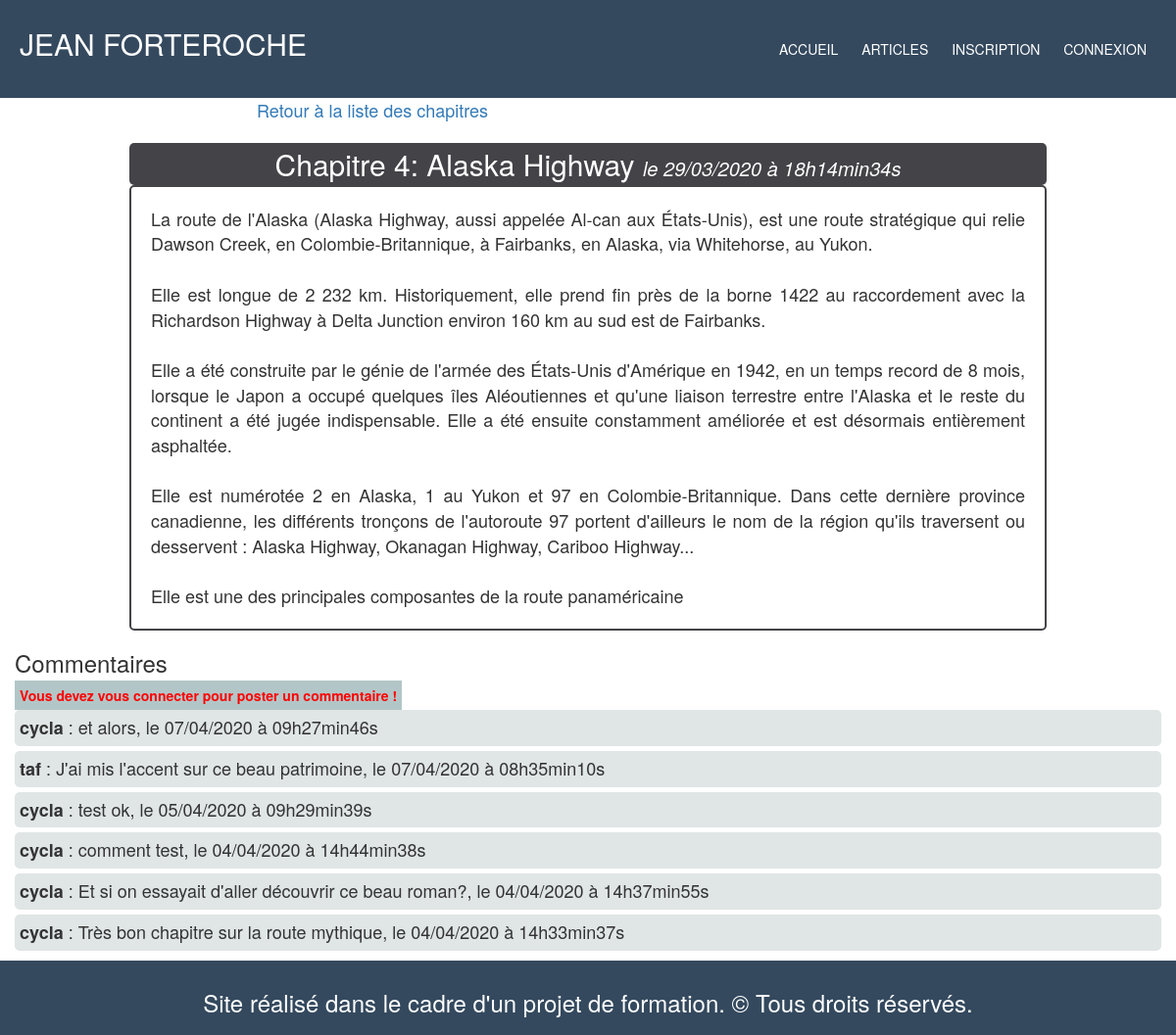
The app's page /index.php?action=chapitre&id=4 with its own data.
### tables this page shows
CREATE TABLE IF NOT EXISTS `posts` (
  `post_id` int(11) NOT NULL AUTO_INCREMENT,
  `title` varchar(255) NOT NULL,
  `content` text NOT NULL,
  `creation_date` datetime NOT NULL,
  PRIMARY KEY (`post_id`)
);

CREATE TABLE IF NOT EXISTS `comments` (
  `comment_id` int(11) NOT NULL AUTO_INCREMENT,
  `post_id` int(11) NOT NULL,
  `user_id` int(11) NOT NULL,
  `comment` text NOT NULL,
  `comment_date` datetime NOT NULL,
  `reported` tinyint(1) NOT NULL DEFAULT '0',
  PRIMARY KEY (`comment_id`),
  KEY `comments_ibfk_1` (`post_id`),
  KEY `user_id` (`user_id`)
);

CREATE TABLE IF NOT EXISTS `users` (
  `user_id` int(11) NOT NULL AUTO_INCREMENT,
  `pseudo` varchar(255) NOT NULL,
  `mail` varchar(255) NOT NULL,
  `pass` varchar(255) NOT NULL,
  `admin` tinyint(1) NOT NULL DEFAULT '0',
  PRIMARY KEY (`user_id`)
);

### controller/frontend.php (called while the page is built, shortened)
<?php
require_once('model/PostManager.php');
require_once('model/CommentManager.php');
function post()
{
    $postManager = new PostManager();
    $commentManager = new CommentManager();
    $post = $postManager->getPost($_GET['id']);
    $comments = $commentManager->getComments($_GET['id']);
    require('view/frontend/postView.php');
}

### model/PostManager.php (called while the page is built, shortened)
<?php
class PostManager extends Manager
{
    public function getPost($postId)
    {
        $db = $this->dbConnect();
        $req = $db->prepare('SELECT post_id, title, content, DATE_FORMAT(creation_date, \'%d/%m/%Y à %Hh%imin%ss\') AS creation_date_fr FROM posts WHERE post_id = ?');
        $req->execute(array($postId));
        $post = $req->fetch();
        return $post;
    }
}

### model/CommentManager.php (called while the page is built, shortened)
<?php
class CommentManager extends Manager
{
    public function getComments($postId)
    {
        $db = $this->dbConnect();
        $comments = $db->prepare('SELECT users.pseudo AS author, comments.comment AS content, DATE_FORMAT(comment_date, \'%d/%m/%Y à %Hh%imin%ss\') AS comment_date_fr FROM users INNER JOIN comments ON users.user_id = comments.user_id WHERE post_id = ? ORDER BY comment_date DESC');
        $comments->execute(array($postId));
        return $comments;
    }
}

### view/frontend/postView.php (the view, shortened to what this page needs)
        <p><a href="index.php?action=listPosts">Retour à la liste des chapitres</a></p>
        <div id="news">
            <h2>
                <?= htmlspecialchars($post['title']) ?>
                <em>le <?= $post['creation_date_fr'] ?></em>
            </h2>
            <p>
                <?= nl2br(htmlspecialchars($post['content'])) ?>
            </p>
        </div>
<h3>Commentaires</h3>
<?php if(isset($_SESSION['pseudoconnect'])): ?>
    <div id="formcomment">
        <form action="index.php?action=addComment&amp;id=<?= $post['post_id'] ?>" method="post"  >
            <textarea id="comment" name="comment" rows="10" cols="45" placeholder="Votre commentaire..."></textarea><br><br>
            <input type="submit" id="submit" value="Publier votre commentaire" class="btn btn-primary" />
        </form>
    </div>
<?php else:?>
<?php  echo "<strong style=\"color:red; background-color: #B3C6C7; width: 100%; heigth:100%; padding:5px;\">Vous devez vous connecter pour poster un commentaire !</strong>"; ?>
<?php endif; ?>
<?php
while ($comment = $comments->fetch())
    {
?>
        <div id="postcomment"><strong><?= $comment['author']?></strong>  :
        <?= nl2br(htmlspecialchars($comment['content'])) ?>, le <?= $comment['comment_date_fr'] ?><?php if(isset($_SESSION['pseudoconnect'])): ?><a href="" id="signal"> Signaler le commentaire</a><?php else:?><?php endif; ?>
        </div>
<?php
    }
?>
<?php $content = ob_get_clean(); ?>
<?php require('view/frontend/template.php'); ?>

### index.php (shortened to what this page needs)
<?php
require('controller/frontend.php');
try {
    if (isset($_GET['action'])) {
        if ($_GET['action'] == 'inscription') {
            inscription();
        }
        elseif ($_GET['action'] == 'connexion') {
            login();
        }
        elseif($_GET['action'] == 'deconnexion'){
            deconnect();
        }
        elseif ($_GET['action'] == 'redaction') {
            redaction();
        }
        elseif ($_GET['action'] == 'listPosts') {
            listPosts();
        }
        elseif ($_GET['action'] == 'chapitre') {
            if (isset($_GET['id']) && $_GET['id'] > 0 && $_GET['id'] < 100) {
                post();
            }
            else {
                throw new Exception('Aucun identifiant de billet envoyé');
            }
        }
    }
    else {
        home();
    }
}
catch(Exception $e) {
    $messages = $e->getMessage();
    echo "<div style=\"font-family:Helvetica, Arial, sans-serif; font-size:20px; text-align:center; font-weight:bold; background-color: #B3C6C7; display: flex; flex-direction: column; align-items: center; justify-content: center; height: 50%; color:red\">".$messages."</div>";
}

### view/frontend/template.php (shortened to what this page needs)
<!DOCTYPE html>
<html lang="fr">
    <head>
        <link rel="stylesheet" href="public/css/style.css" />
		<link rel="stylesheet" href="https://stackpath.bootstrapcdn.com/bootstrap/3.4.1/css/bootstrap.min.css">
    </head>
    <body>
    	<?php require("menu.php"); ?>
    	<div class="container-fluid">
        	<?= $content ?>
    	</div>
    	<?php require('footer.php'); ?>
    </body>
</html>

### view/frontend/menu.php (shortened to what this page needs)
<div id="header">
    		<h2 id="logo">jean forteroche</h2>
    		<ul id="menu">
    			<a href="index.php">Accueil</a>
                    <a href="index.php?action=listPosts">Articles</a>
                <?php if(isset($_SESSION['pseudoconnect'])): ?>
                     <label for="chk" id="hide-menu-btn">
                        <i class="fas fa-times"></i>
                      </label>
                    <a href="index.php?action=deconnexion">Déconnexion</a>
                <?php else:?>
                    <a href="index.php?action=inscription">Inscription</a>
                    <a href="index.php?action=connexion">Connexion</a>
                <?php endif; ?>
    		</ul>
</div>

### view/frontend/footer.php
<footer>
    <div>
        <h3 id="foot">Site réalisé dans le cadre d'un projet de formation. © Tous droits réservés.</h3>
    </div>
</footer>

### public/css/style.css (style rules this page uses)
body { margin: 0px; padding: 0px; font-family: 'Roboto', sans-serif; }
footer { height: auto; width: 100%; background: #34495e; padding: 10px; margin-top: 10px; color: #fff; }
h1, h2 { text-align:center; }
p { text-align:center; font-size: 18px; }
#foot { text-align: center; }
#news h2 { background-color:#434348; border-radius: 5px; padding: 5px; color:white; font-size:30px; margin-bottom:0px; }
h2 em { font-size: 20px; }
#news p { border: 2px solid #434348; border-radius: 5px; margin-top:0px; text-align: justify; font-size: 18px; padding: 20px; }
#news { width:80%; margin:auto; }
#postcomment { width: 100%; height: 100%; background: #E0E5E5; font-size: 18px; margin-top: 5px; border-radius: 5px; padding: 5px; }
a { text-decoration: none; color: blue; }
#header { height: 100px; width: 100%; background: #34495e; padding: 0 20px; color: #fff; }
#logo { line-height: 50px; float: left; text-transform: uppercase; }
#menu { float: right; line-height: 100px; }
#menu a { color: #fff; text-transform: uppercase; padding: 0 10px; transition: 0.4s; }

### records on screen
posts: title "Chapitre 4: Alaska Highway", content "La route de l'Alaska (Alaska Highway, aussi appelée Al-can aux États-Unis), est une route stratégique qui relie Dawson Creek, en Colombie-Britannique, à Fairbanks, en Alaska, via Whitehorse, au Yukon. Elle est longue de 2 232 km. Historiquement, elle prend fin près de la borne 1422 au raccordement avec la Richardson Highway à Delta Junction environ 160 km au sud est de Fairbanks. Elle a été construite par le génie de l'armée des États-Unis d'Amérique en 1942, en un temps record de 8 mois, lorsque le Japon a occupé quelques îles Aléoutiennes et qu'une liaison terrestre entre l'Alaska et le reste du continent a été jugée indispensable. Elle a été ensuite constamment améliorée et est désormais…"
comments: user.pseudo "cycla", comment "et alors", comment_date_fr "07/04/2020 à 09h27min46s"
comments: user.pseudo "taf", comment "J'ai mis l'accent sur ce beau patrimoine", comment_date_fr "07/04/2020 à 08h35min10s"
comments: user.pseudo "cycla", comment "test ok", comment_date_fr "05/04/2020 à 09h29min39s"
comments: user.pseudo "cycla", comment "comment test", comment_date_fr "04/04/2020 à 14h44min38s"
comments: user.pseudo "cycla", comment "Et si on essayait d'aller découvrir ce beau roman?", comment_date_fr "04/04/2020 à 14h37min55s"
comments: user.pseudo "cycla", comment "Très bon chapitre sur la route mythique", comment_date_fr "04/04/2020 à 14h33min37s"

### other values on screen
$post['creation_date_fr'] "29/03/2020 à 18h14min34s"
